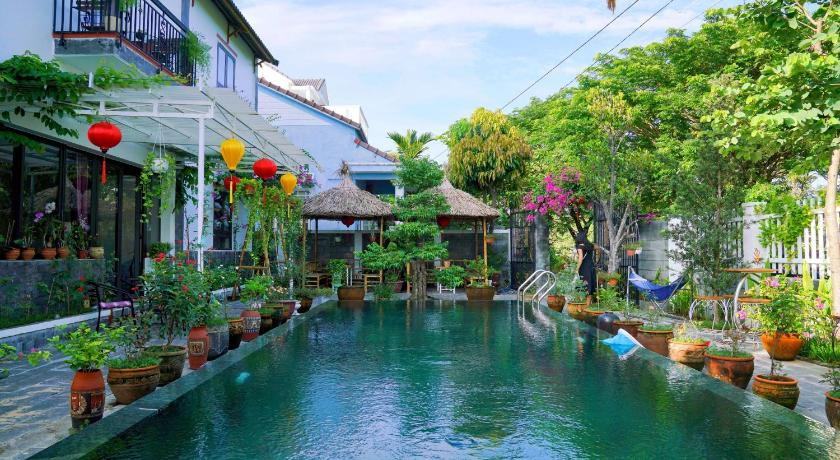
#> input picture pillow/hoian.jpg, 840 x 460 px
$ python pil.py
#> lines starting #> are read from the running program, lines starting #| are printed output that depends on the picture
from PIL import Image

import matplotlib.pyplot as plt

import numpy as np

image = Image.open("hoian.jpg")
#> image is the input picture: PIL image 840x460 RGB; mean R, G, B 98.4, 123.7, 107.9
image2 = Image.open("dalat.jpg")
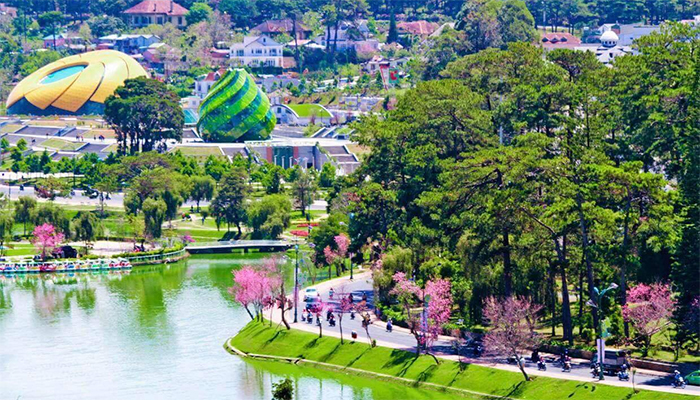
#> input picture pillow/dalat.jpg, 700 x 400 px
#> image2 is the input picture: PIL image 700x400 RGB; mean R, G, B 112.5, 131.2, 110.6

image.show() # Open image in photo viewer
#plt.imshow(image)
#plt.imshow(image2)

# Property of image
print(image.size) # (840, 460) # Width, Height ******************** in Numpy Height, Width ****************
#| (840, 460)
print(image.format) # JPEG
#| JPEG
print(image.mode) # RGB # RGB, BGR, HSV, Ycryb
#| RGB


# Save image

image.save("newimage.jpg")

# crop ########
left = 50
top = 120
right = 250
bottom = 230
crop_image = image.crop((left,top,right,bottom))
#crop_image.show()
plt.imshow(crop_image)


#### copy a image
copied_image = image.copy()
#copied_image.show()


### Tranposing

transpose_image1 = image.transpose(Image.FLIP_LEFT_RIGHT)
transpose_image2 = image.transpose(Image.FLIP_TOP_BOTTOM)
transpose_image3 = image.transpose(Image.ROTATE_90)
transpose_image4 = image.transpose(Image.ROTATE_180)
transpose_image5 = image.transpose(Image.ROTATE_270)
transpose_image6 = image.transpose(Image.TRANSPOSE) # row to column, and ver via

plt.figure(figsize=(10,10))
plt.subplot(3, 2, 1)
plt.imshow(transpose_image1)

plt.figure(figsize=(10,10))
plt.subplot(3, 2, 2)
plt.imshow(transpose_image2)

plt.figure(figsize=(10,10))
plt.subplot(3, 2, 3)
plt.imshow(transpose_image3)

plt.figure(figsize=(10,10))
plt.subplot(3, 2, 4)
plt.imshow(transpose_image4)

plt.figure(figsize=(10,10))
plt.subplot(3, 2, 5)
plt.imshow(transpose_image5)

plt.figure(figsize=(10,10))
plt.subplot(3, 2, 6)
plt.imshow(transpose_image6)


### RESIZE
'''
NEAREST: nearest pixel from input image
BOX:

Better we:

BICUBIC
LANCZOS

or deep learning

'''

newsize = (400,400)
plt.figure(figsize=(50,50))

resized_image1 = image.resize(newsize, Image.NEAREST)
resized_image2 = image.resize(newsize, Image.BILINEAR)
resized_image3 = image.resize(newsize, Image.BOX)
resized_image4 = image.resize(newsize, Image.HAMMING)
resized_image5 = image.resize(newsize, Image.BICUBIC)
resized_image6 = image.resize(newsize, Image.LANCZOS)


plt.subplot(3, 2, 1)
plt.imshow(resized_image1)
plt.title("Nearest")

plt.subplot(3, 2, 2)
plt.imshow(resized_image2)
plt.title("Bilinear")

plt.subplot(3, 2, 3)
plt.imshow(resized_image3)
plt.title("Box")

plt.subplot(3, 2, 4)
plt.imshow(resized_image4)
plt.title("Hamming")

plt.subplot(3, 2, 5)
plt.imshow(resized_image5)
plt.title("Bicubic")

plt.subplot(3, 2, 6)
plt.imshow(resized_image6)
plt.title("Lanczos")


######## Rotate

angle = 30
rotated_image = image.rotate(angle)
plt.imshow(rotated_image)

angle = -30
rotated_image = image.rotate(angle)
plt.imshow(rotated_image)


####### Text Watermark

from PIL import ImageFont
from PIL import ImageDraw

watermarked_image = image.copy() # No keep original image
draw = ImageDraw.Draw(watermarked_image) # Draw object
font = ImageFont.truetype("arial.ttf", 100) # Choose font, download from internet # font object

# position, text, fill_color, font_object
draw.text((0, 0), "Sample Text", (0, 0, 0), font = font) # Black
draw.text((0, 0), "Sample Text", (255, 255, 255), font = font) # White

plt.imshow(watermarked_image)


################ Image watermark

size = (500, 500)

crop_image = image.copy()
crop_image.thumbnail(size) # Preserves aspect ratio
#> crop_image: PIL image 500x274 RGB

copied_image = image.copy() # becuase we need to paste to original image
# Otiginal_image(thumnail, top_left position)
copied_image.paste(crop_image, (0, 0))
plt.imshow(copied_image)


## Convert to black and white image

bw_image = image.convert("L")
plt.imshow(bw_image, cmap='gray') # use cmap = gray for matplotlib to correctly show black and white


### COnvert to different Format
new_format_image = image.convert("HSV") #
#> new_format_image: PIL image 840x460 HSV; mean H, S, V 107.1, 113.7, 134
print(new_format_image.mode) # HSV
#| HSV


################## Convert to Numpy Format *********************
numpy_array = np.array(image)
print(numpy_array.shape) # (460, 840, 3) (Height, Width, 3) NOT PIL (Width, Height)
#| (460, 840, 3)

########## COnvert numpy array back to image
numpy_image = Image.fromarray(numpy_array)
plt.imshow(numpy_array)


######################3 Image Enhancement
'''
color enhancement: color enhance
sharpness enhancement: sharpness constract between dark and bright region are increased
constrast enhancement: enhance degree of color or grayscale variation are increased
brightness enhancement: overall image datkness is enhanced

Factor value = 1 (default)
1: no change
more than 1: increase
less than 1: decrease
'''

from PIL import ImageEnhance
plt.figure(figsize=(50,50))

image_color_enhan = image.copy()
image1 = ImageEnhance.Color(image_color_enhan).enhance(2.5)
image2 = ImageEnhance.Contrast(image_color_enhan).enhance(2.5)
#> image2: PIL image 840x460 RGB
image3 = ImageEnhance.Brightness(image_color_enhan).enhance(1.5)
image4 = ImageEnhance.Sharpness(image_color_enhan).enhance(2.5)


plt.subplot(2, 2, 1)
plt.imshow(image1)
plt.title("Color")

plt.subplot(2, 2, 2)
plt.imshow(image2)
plt.title("Constrast")

plt.subplot(2, 2, 3)
plt.imshow(image3)
plt.title("Brightness")

plt.subplot(2, 2, 4)
plt.imshow(image4)
plt.title("Sharpness")

#################### Alpha Blending
'''
out = image * (1.0 - alpha) + image2 * alpha
*png : have Alpha channel

alpha = 0 : copied of image 1
alpha = 1 : copied of image 2

'''
image = Image.open("hoian.jpg")
image2 = Image.open("dalat.jpg")

image1 = image.copy()
image2 = image2.copy()

image2 = image2.resize(image1.size)
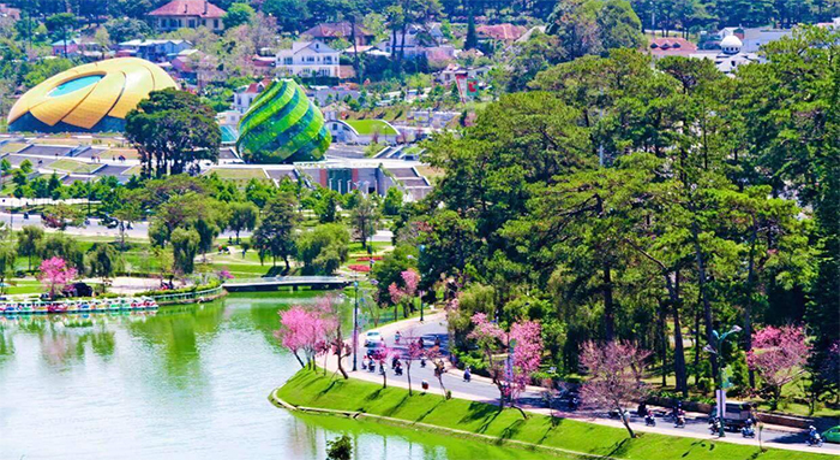
#> image2: PIL image 840x460 RGB; mean R, G, B 112.5, 131.2, 110.6

image_blend = Image.blend(image1, image2, 0.5)
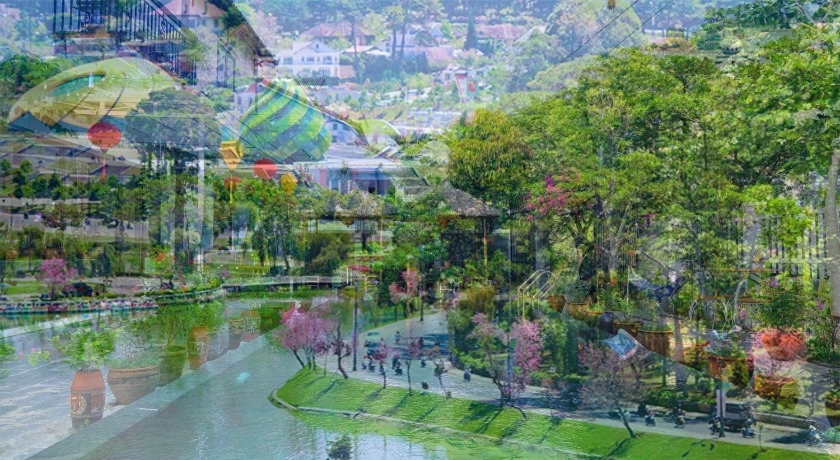
#> image_blend: PIL image 840x460 RGB; mean R, G, B 105.2, 127.2, 109
plt.imshow(image_blend)

########### Image Transform ************************ Difficult ***********************
'''
https://www.youtube.com/watch?v=dkp4wUhCwR4 : No source code
1. Affine Transform
2. Extent Transform
3. QUAD
4. MESH


Image_size , kind_transform, 6 Tupple value for Affine, or 4 Tupple for Extent
'''

image_transform = image.copy()
image_transform = image_transform.transform(image_transform.size, Image.AFFINE, (1, -0.5, 0.5 * image_transform.size[0],0,1,0))
plt.imshow(image_transform)


image_transform = image.copy()
image_transform = image_transform.transform(image_transform.size, Image.EXTENT, (100, 100, image_transform.size[0], image_transform.size[1]//2))
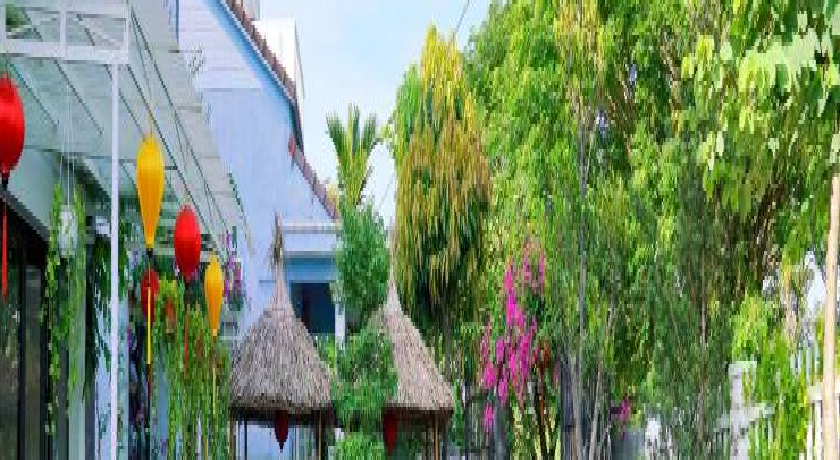
#> image_transform: PIL image 840x460 RGB; mean R, G, B 116.7, 136.1, 102.2
plt.imshow(image_transform)


##########################3 Flipping Channel *********************************
'''
RGB -> BGR
'''

# RGB
image_channels = image.copy()
r, g, b = image_channels.split()
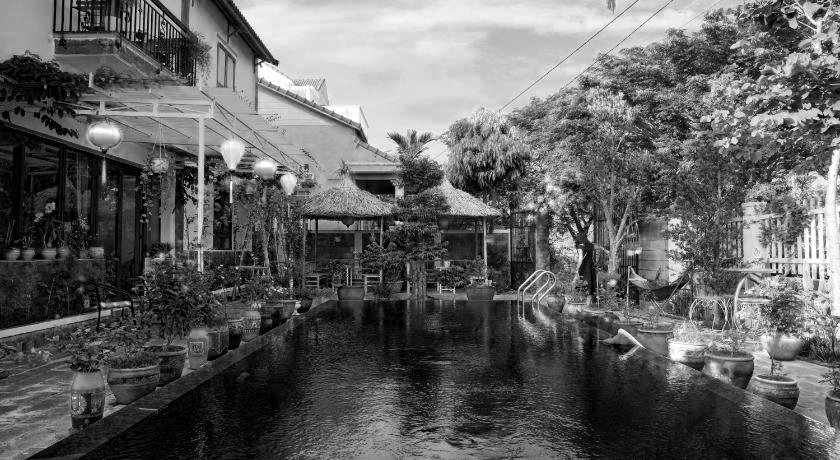
#> r: PIL image 840x460 L; min 0, max 255, mean 98.4
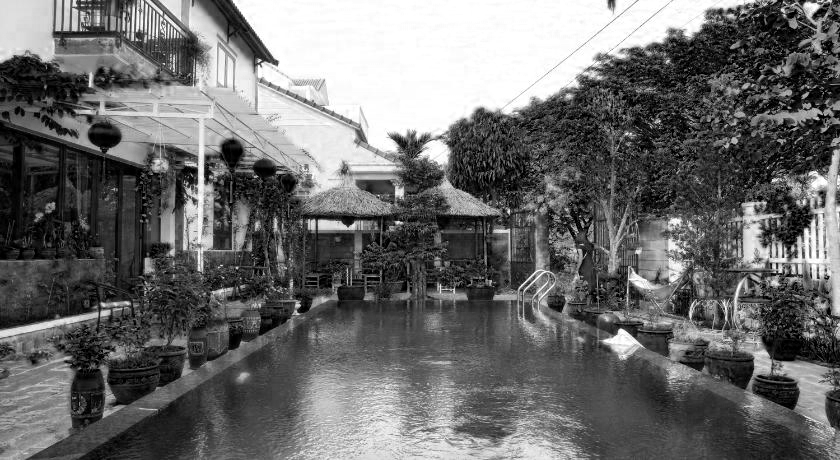
#> b: PIL image 840x460 L; min 0, max 255, mean 107.9
im = Image.merge("RGB", (r, g, b)) # RGB
plt.imshow(im)

# BGR
image_channels = image.copy()
r, g, b = image_channels.split()
im = Image.merge("RGB", (r, g, b)) # BGR *****************************
plt.imshow(im)
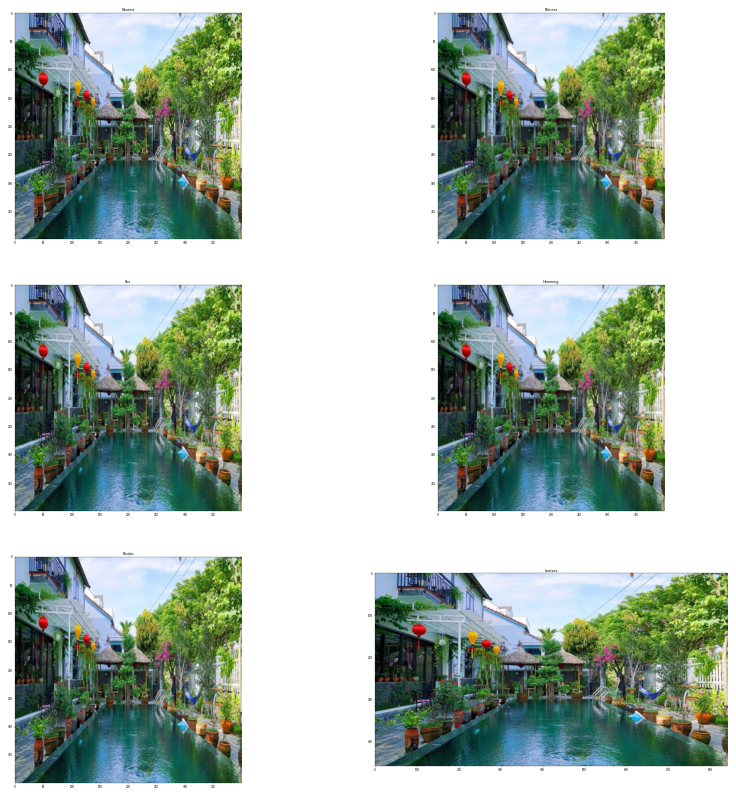
#> figure drawn by matplotlib, 6 panels
